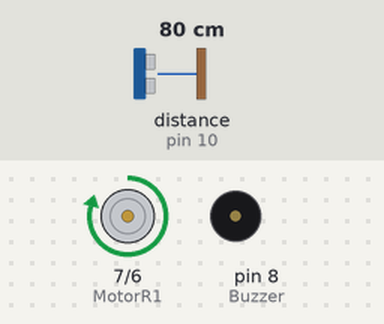
The sketch below on a simulated Arduino Uno, built with avr-gcc and run on an emulated ATmega328P. Parts: motor-driver pin pairs drawn as motors (green arrow = first pin HIGH = forward, orange = second pin HIGH = backward, longer = more drive, scaled by the enable pin), buzzer (waves = sounding). Wiring (inferred from the names in the program): ultrasonic range finder: trigger pin 11; echo pin 10. Inputs (shaded band) come from the test bench; at power-on: distance to the obstacle (sensor on pin 10) 80 cm. The echo pulse lasts 58.3 µs per cm; what the sketch prints to the serial monitor is not drawn.

Above: at 1.4 s.
1.5 s: distance to the obstacle (sensor on pin 10) set to 63 cm
3.0 s: distance to the obstacle (sensor on pin 10) set to 54 cm
At 5.9 s:
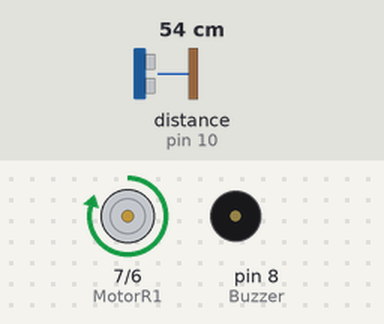
6.0 s: distance to the obstacle (sensor on pin 10) set to 2 cm
At 7.1 s:
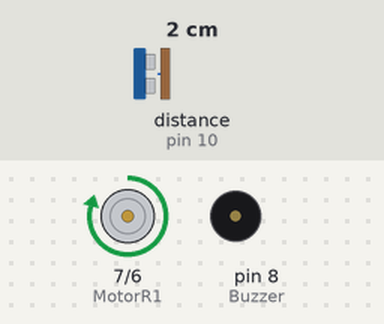
7.5 s: distance to the obstacle (sensor on pin 10) set to 35 cm
At 7.6 s:
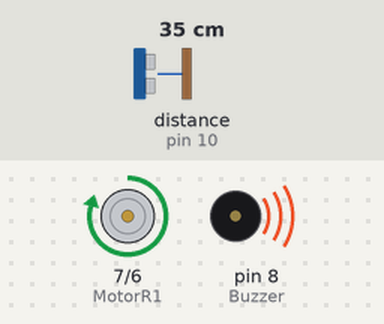
Timing chart, 0 to 11.5 s (numbered marks = the images above; inputs shaded):
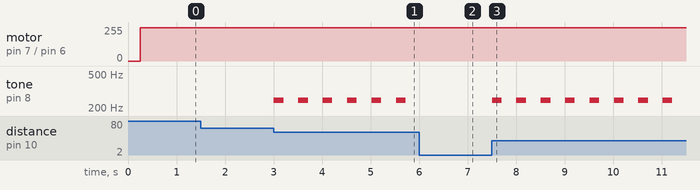

The sketch:

car_1.ino
```cpp
#define echoPin 10
#define trigPin 11

#define Buzzer 8

#define MotorR1 7
#define MotorR2 6
#define MotorRenable 9


int isEngineForward = 0;
long sure, uzaklik;
int melody[] = {262, 294, 330, 349, 392, 440, 494, 523};
int noteDurations[] = {4, 4, 4, 4, 4, 4, 4, 4};


void setup() {

  pinMode(echoPin, INPUT);
  pinMode(trigPin, OUTPUT);
  pinMode(Buzzer, OUTPUT);
  pinMode(MotorR1, OUTPUT);
  pinMode(MotorR2, OUTPUT);
  pinMode(MotorRenable, OUTPUT);
  Serial.begin(9600);
  delay(250);
}

void loop() {
  digitalWrite(trigPin, LOW);
  delayMicroseconds(15);
  digitalWrite(trigPin, HIGH);
  delayMicroseconds(15);
  digitalWrite(trigPin, LOW);

  sure = pulseIn(echoPin, HIGH);
  uzaklik = sure / 29.1 / 2;
  if (uzaklik > 2 && uzaklik < 30)
  {
    stopEngine();
  }
  else {
    forward();
    if (uzaklik > 30 && uzaklik < 60) {
      playBuzzer();
    }
  }
}

void forward() {
  if (isEngineForward == 0)
  {
    //noTone(Buzzer);
    isEngineForward = 1;
    digitalWrite(MotorR1, HIGH);
    digitalWrite(MotorR2, LOW);
    analogWrite(MotorRenable, 250);
    Serial.println("Ileri");
  }
}

void stopEngine() {
  isEngineForward = 0;
  digitalWrite(MotorR1, LOW);
  digitalWrite(MotorR2, LOW);
  analogWrite(MotorRenable, 0);

  Serial.println("DUR");
}

void playBuzzer() {
  tone(Buzzer, 245, 200);
  delay(250);
  noTone(Buzzer);
  delay(250);
}
```

Measured:
- the behaviour switches between 60 and 59 cm on distance to the obstacle (sensor on pin 10) (found by bisection; images 0 and 1)
- after the input at 1.5 s, every drawn part: stays the same
- after the input at 3.0 s, tone on pin 8 (Buzzer): alternates 245 Hz for 0.20 s and silent for 0.30 s, starting at once
- after the input at 6.0 s, tone on pin 8 (Buzzer): stops changing and stays silent
- after the input at 7.5 s, tone on pin 8 (Buzzer): alternates 245 Hz for 0.20 s and silent for 0.30 s, starting at once
